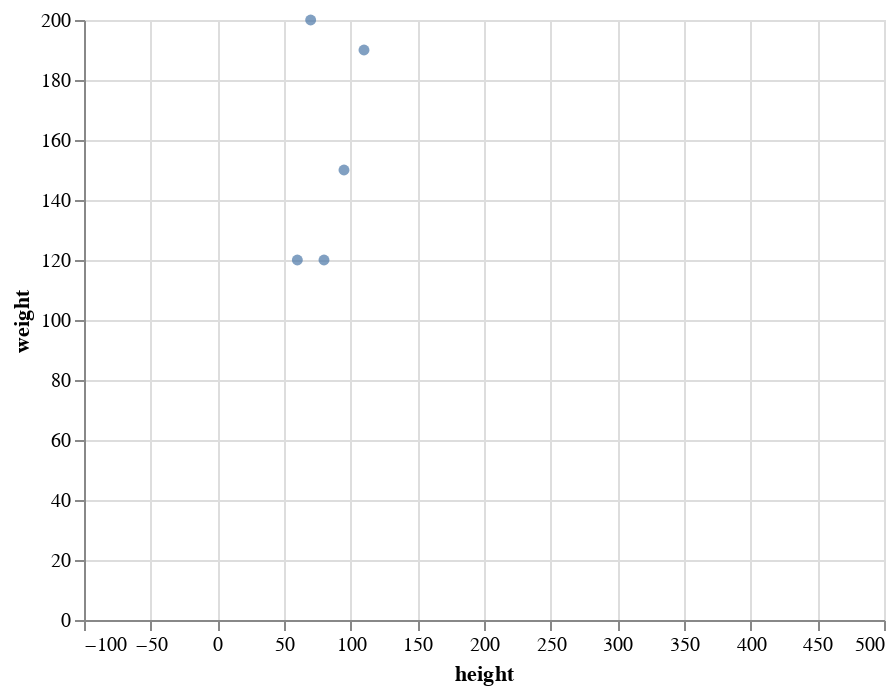

Notebook code cell kept with this figure:
### Markdown cell above
Now we add a new keyword argument inside `alt.X` which specifies that the x-values should be displayed between -100 and 500.

### Code cell
alt.Chart(data=df).mark_circle().encode(
    x=alt.X("height", scale=alt.Scale(domain=(-100,500))),
    y="weight"
)

### Figure 1 — Vega-Lite specification as saved in the notebook (floating-point values rounded to 4 significant figures)
{"config": {"view": {"continuousWidth": 400, "continuousHeight": 300}}, "data": {"name": "data-9ed00a2086d7ff8c2c0949139133ecea"}, "mark": "circle", "encoding": {"x": {"field": "height", "scale": {"domain": [-100, 500]}, "type": "quantitative"}, "y": {"field": "weight", "type": "quantitative"}}, "$schema": "https://vega.github.io/schema/vega-lite/v4.17.0.json", "datasets": {"data-9ed00a2086d7ff8c2c0949139133ecea": [{"height": 70, "weight": 200}, {"height": 95, "weight": 150}, {"height": 60, "weight": 120}, {"height": 110, "weight": 190}, {"height": 80, "weight": 120}]}}
